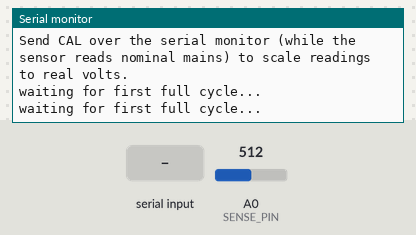
The sketch below on a simulated Arduino Uno, built with avr-gcc and run on an emulated ATmega328P. On the bench: the last lines printed to the serial monitor. The test bench sets the inputs (shaded band); at power-on: A0 (SENSE_PIN) = 512.

Above: at 1.2 s.
1.3 s: "CAL\n" received over Serial
At 1.6 s:
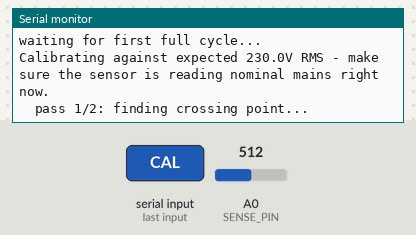
2.8 s: A0 (SENSE_PIN) set to 716
At 3.62 s:
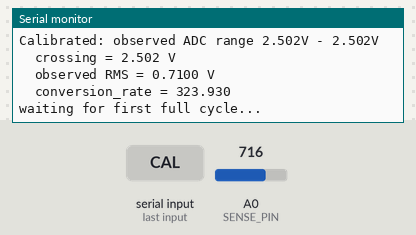
4.8 s: "CAL\n" received over Serial
At 6.2 s:
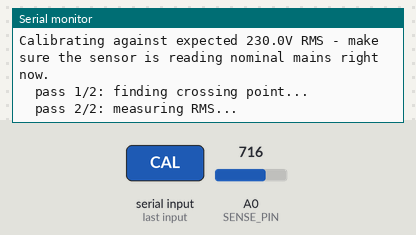

The sketch:

nano_vrms_freq_test.ino
```cpp
#define SENSE_PIN A0
#define ADC_VREF 5.0
#define ADC_MAX_COUNT 1023.0

#define SAMPLE_INTERVAL_US 200
#define MAX_CYCLE_SAMPLES 150
#define CROSSING_HYSTERESIS_V 0.02
#define CAL_DURATION_US 1000000
#define PRINT_INTERVAL_MS 500

float expectedRms = 230.0;

float crossing = ADC_VREF / 2.0;
float conversionRate = 1.0;

float cycleBuffer[MAX_CYCLE_SAMPLES];
int cycleSampleCount = 0;
bool wasBelowCrossing = true;
bool haveLastCrossing = false;

uint32_t lastSampleUs = 0;
float prevVoltage = 0.0;
uint32_t prevSampleUs = 0;
float lastInterpCrossingUs = 0.0;

float lastVrms = -1.0;
float lastFreqHz = -1.0;
uint32_t lastPrintMs = 0;

float readVoltage() {
  int raw = analogRead(SENSE_PIN);
  return (raw * ADC_VREF) / ADC_MAX_COUNT;
}

void runCalibration() {
  Serial.print(F("Calibrating against expected "));
  Serial.print(expectedRms, 1);
  Serial.println(F("V RMS - make sure the sensor is reading nominal mains right now."));

  Serial.println(F("  pass 1/2: finding crossing point..."));
  float obsMin = ADC_VREF;
  float obsMax = 0.0;
  {
    uint32_t start = micros();
    uint32_t nextSample = start;
    while (micros() - start < CAL_DURATION_US) {
      uint32_t now = micros();
      if (now - nextSample < SAMPLE_INTERVAL_US) continue;
      nextSample = now;

      float v = readVoltage();
      if (v < obsMin) obsMin = v;
      if (v > obsMax) obsMax = v;
    }
  }
  float newCrossing = (obsMin + obsMax) / 2.0;

  Serial.println(F("  pass 2/2: measuring RMS..."));
  double sumSq = 0.0;
  uint32_t count = 0;
  {
    uint32_t start = micros();
    uint32_t nextSample = start;
    while (micros() - start < CAL_DURATION_US) {
      uint32_t now = micros();
      if (now - nextSample < SAMPLE_INTERVAL_US) continue;
      nextSample = now;

      float v = readVoltage();
      double ac = v - newCrossing;
      sumSq += ac * ac;
      count++;
    }
  }
  float observedRms = (count > 0) ? (float)sqrt(sumSq / count) : 0.0;

  if (observedRms < 0.02) {
    Serial.println(F("Calibration FAILED: observed signal under 20mV RMS - check wiring/signal. Keeping previous calibration."));
    return;
  }

  crossing = newCrossing;
  conversionRate = expectedRms / observedRms;

  Serial.print(F("Calibrated: observed ADC range ")); Serial.print(obsMin, 3);
  Serial.print(F("V - ")); Serial.print(obsMax, 3); Serial.println(F("V"));
  Serial.print(F("  crossing = ")); Serial.print(crossing, 3); Serial.println(F(" V"));
  Serial.print(F("  observed RMS = ")); Serial.print(observedRms, 4); Serial.println(F(" V"));
  Serial.print(F("  conversion_rate = ")); Serial.println(conversionRate, 3);
}

void handleSerial() {
  if (!Serial.available()) return;
  String line = Serial.readStringUntil('\n');
  line.trim();
  if (line.length() == 0) return;

  if (line.equalsIgnoreCase("CAL")) {
    runCalibration();
  }
}

void setup() {
  Serial.begin(115200);
  Serial.println(F("Nano Vrms/frequency test"));
  Serial.println(F("Send CAL over the serial monitor (while the sensor reads nominal mains) to scale readings to real volts."));
  lastSampleUs = micros();
  prevSampleUs = lastSampleUs;
  prevVoltage = readVoltage();
}

void loop() {
  handleSerial();

  uint32_t now = micros();
  if (now - lastSampleUs < SAMPLE_INTERVAL_US) return;
  lastSampleUs = now;

  float voltage = readVoltage();

  if (cycleSampleCount < MAX_CYCLE_SAMPLES) {
    cycleBuffer[cycleSampleCount++] = voltage;
  }

  bool isBelow = voltage < (crossing - CROSSING_HYSTERESIS_V);
  bool isAbove = voltage > (crossing + CROSSING_HYSTERESIS_V);

  if (wasBelowCrossing && isAbove) {

    float frac = (crossing - prevVoltage) / (voltage - prevVoltage);
    float interpUs = prevSampleUs + frac * (now - prevSampleUs);

    if (haveLastCrossing) {
      float periodUs = interpUs - lastInterpCrossingUs;
      if (periodUs > 0) {
        float freq = 1000000.0 / periodUs;

        double sum = 0.0;
        for (int i = 0; i < cycleSampleCount; i++) sum += cycleBuffer[i];
        double dc = (cycleSampleCount > 0) ? (sum / cycleSampleCount) : crossing;

        double sumSq = 0.0;
        for (int i = 0; i < cycleSampleCount; i++) {
          double ac = cycleBuffer[i] - dc;
          sumSq += ac * ac;
        }
        float rawRms = (cycleSampleCount > 0) ? sqrt(sumSq / cycleSampleCount) : 0.0;

        lastVrms = rawRms * conversionRate;
        lastFreqHz = freq;
      }
    }

    lastInterpCrossingUs = interpUs;
    haveLastCrossing = true;
    cycleSampleCount = 0;
  }

  if (isBelow) wasBelowCrossing = true;
  else if (isAbove) wasBelowCrossing = false;

  prevVoltage = voltage;
  prevSampleUs = now;

  uint32_t nowMs = millis();
  if (nowMs - lastPrintMs >= PRINT_INTERVAL_MS) {
    lastPrintMs = nowMs;
    if (lastVrms >= 0) {
      Serial.print(F("Vrms:")); Serial.print(lastVrms, 1);
      Serial.print(F("  freq:")); Serial.print(lastFreqHz, 2);
      Serial.println(F("Hz"));
    } else {
      Serial.println(F("waiting for first full cycle..."));
    }
  }
}
```

Measured:
- after the input at 1.3 s, the serial monitor: prints a new line at once (image 1)
- after the input at 2.8 s, the serial monitor: prints a new line after 0.51 s (image 2)
- after the input at 4.8 s, the serial monitor: prints a new line at once (image 3)
